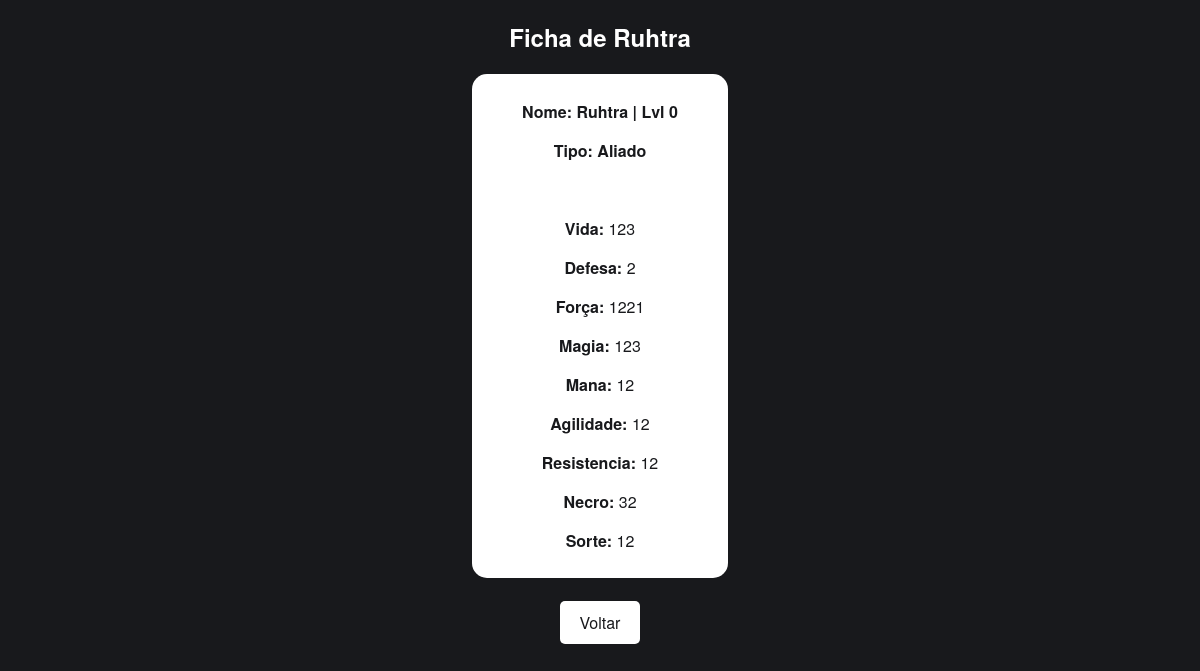
Screenshot of /master/detail/8 with the database file from the repository.
### Battle_Control/models.py (models this page shows, shortened)
class Personagem(models.Model):
    Tipo_Personagem = [
        ('Aliado', 'Aliado'),
        ('Inimigo', 'Inimigo'),
    ]
    nome = models.CharField(max_length=20)
    tipo = models.CharField(max_length=10, choices=Tipo_Personagem, default='Aliado')
    level = models.IntegerField(validators=[MinValueValidator(0), MaxValueValidator(999)])
    vida = models.DecimalField(max_digits=5, decimal_places=1)
    defesa = models.DecimalField(max_digits=5, decimal_places=1)
    armadura = models.DecimalField(max_digits=5, decimal_places=1)
    força = models.DecimalField(max_digits=5, decimal_places=1)
    magia = models.DecimalField(max_digits=5, decimal_places=1)
    mana = models.DecimalField(max_digits=5, decimal_places=1)
    agilidade = models.DecimalField(max_digits=5, decimal_places=1)
    resistencia = models.DecimalField(max_digits=5, decimal_places=1)
    necro = models.DecimalField(max_digits=5, decimal_places=1)
    sorte = models.DecimalField(max_digits=5, decimal_places=1)
    imagem = models.ImageField(upload_to='imagens/', null=True, blank=True)

### Battle_Control/views.py (the view)
# urls.py: path('detail/<int:pk>', detail_view, name='mostrar'),
def detail_view(request, pk):
    personagem = Personagem.objects.get(pk = pk)
    if personagem:
        return render(request, 'site/detalhes.html', {'personagem': personagem})

### Battle_Control/templates/site/detalhes.html (shortened to what this page needs)
<!DOCTYPE html>
<html lang="en">
<head>
</head>
<body>
    <h2>Ficha de {{ personagem.nome }}</h2>
    <div>
        <b><p>Nome: {{ personagem.nome }} | Lvl {{ personagem.level }}</p>
        <p>Tipo: {{ personagem.tipo }}</p></b>
        <br>
        <p><b>Vida:</b> {{ personagem.vida|floatformat:"-2" }}</p>
        <p><b>Defesa:</b> {{ personagem.defesa|floatformat:"-2" }}</p>
        <p><b>Força:</b> {{ personagem.força|floatformat:"-2" }}</p>
        <p><b>Magia:</b> {{ personagem.magia|floatformat:"-2" }}</p>
        <p><b>Mana:</b> {{ personagem.mana|floatformat:"-2" }}</p>
        <p><b>Agilidade:</b> {{ personagem.agilidade|floatformat:"-2" }}</p>
        <p><b>Resistencia:</b> {{ personagem.resistencia|floatformat:"-2" }}</p>
        <p><b>Necro:</b> {{ personagem.necro|floatformat:"-2" }}</p>
        <p><b>Sorte:</b> {{ personagem.sorte|floatformat:"-2" }}</p>
    </div>
    <br><br><a class="link" href="{% url 'rpg:listar' %}">Voltar</a>
</body>
</html>

### Battle_Control/templates/site/detalhes.html (style rules this page uses)
body { background-color: #18191C; text-align: center; color: white; font-family: "Helvetica Neue", Arial, Helvetica, sans-serif; }
.link { background-color: white; color: #18191C; text-decoration: none; border: none; padding: 10px 20px; border-radius: 5px; display: inline-block; cursor: pointer; transition: 0.2s; }
div { background-color: white; color: #18191C; padding: 10px 50px; border-radius: 15px; display: inline-block; cursor: default; transition: 0.2s; }

### rows the page displays
Personagem: nome "Ruhtra", level "0", tipo "Aliado", vida "123", defesa "2", força "1221", magia "123", mana "12", agilidade "12", resistencia "12", necro "32", sorte "12"
